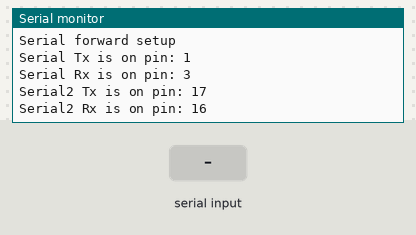
The sketch below on a simulated ESP32. Shown: the last lines printed to the serial monitor. Inputs (shaded band) come from the test bench.

Above: at 1.2 s.
1.3 s: "1" received over the second serial link
At 2.3 s:
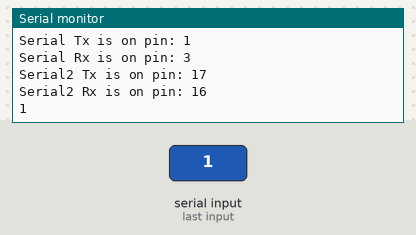
2.8 s: "0" received over the second serial link
At 3.5 s:
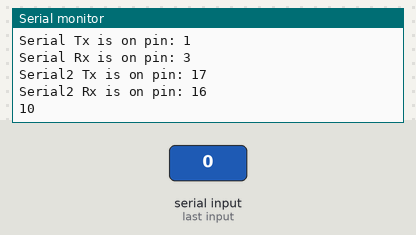

Measured:
- after the input at 1.3 s, the serial monitor: prints a new line at once (image 1)
- after the input at 2.8 s, the serial monitor: prints a new line at once (image 2)

The sketch:

SerialForward.ino
```cpp
//   RK3399       ESP32
//    1 GND ----> GND
//    2 Rx  ----> GPIO 17 - Serial 2 Tx
//    3 Tx  ----> GPIO 16 - Serial 2 Rx

#define RX2 16
#define TX2 17

void setup() {
  Serial.begin(1000000);
  Serial2.begin(1500000);
  Serial.println("Serial forward setup");
  Serial.println("Serial Tx is on pin: " + String(TX));
  Serial.println("Serial Rx is on pin: " + String(RX));
  Serial.println("Serial2 Tx is on pin: " + String(TX2));
  Serial.println("Serial2 Rx is on pin: " + String(RX2));
}

void loop() {
   while (Serial2.available()) {
    Serial.print(char(Serial2.read()));
  }
  while (Serial.available()) {
    Serial2.print(char(Serial.read()));
  }
}


/* Baud-rates available: 300, 600, 1200, 2400, 4800, 9600, 14400, 19200, 28800, 38400, 57600, or 115200, 256000, 512000, 962100
 *
 *  Protocols available:
 * SERIAL_5N1   5-bit No parity 1 stop bit
 * SERIAL_6N1   6-bit No parity 1 stop bit
 * SERIAL_7N1   7-bit No parity 1 stop bit
 * SERIAL_8N1 (the default) 8-bit No parity 1 stop bit
 * SERIAL_5N2   5-bit No parity 2 stop bits
 * SERIAL_6N2   6-bit No parity 2 stop bits
 * SERIAL_7N2   7-bit No parity 2 stop bits
 * SERIAL_8N2   8-bit No parity 2 stop bits
 * SERIAL_5E1   5-bit Even parity 1 stop bit
 * SERIAL_6E1   6-bit Even parity 1 stop bit
 * SERIAL_7E1   7-bit Even parity 1 stop bit
 * SERIAL_8E1   8-bit Even parity 1 stop bit
 * SERIAL_5E2   5-bit Even parity 2 stop bit
 * SERIAL_6E2   6-bit Even parity 2 stop bit
 * SERIAL_7E2   7-bit Even parity 2 stop bit
 * SERIAL_8E2   8-bit Even parity 2 stop bit
 * SERIAL_5O1   5-bit Odd  parity 1 stop bit
 * SERIAL_6O1   6-bit Odd  parity 1 stop bit
 * SERIAL_7O1   7-bit Odd  parity 1 stop bit
 * SERIAL_8O1   8-bit Odd  parity 1 stop bit
 * SERIAL_5O2   5-bit Odd  parity 2 stop bit
 * SERIAL_6O2   6-bit Odd  parity 2 stop bit
 * SERIAL_7O2   7-bit Odd  parity 2 stop bit
 * SERIAL_8O2   8-bit Odd  parity 2 stop bit
*/
```
